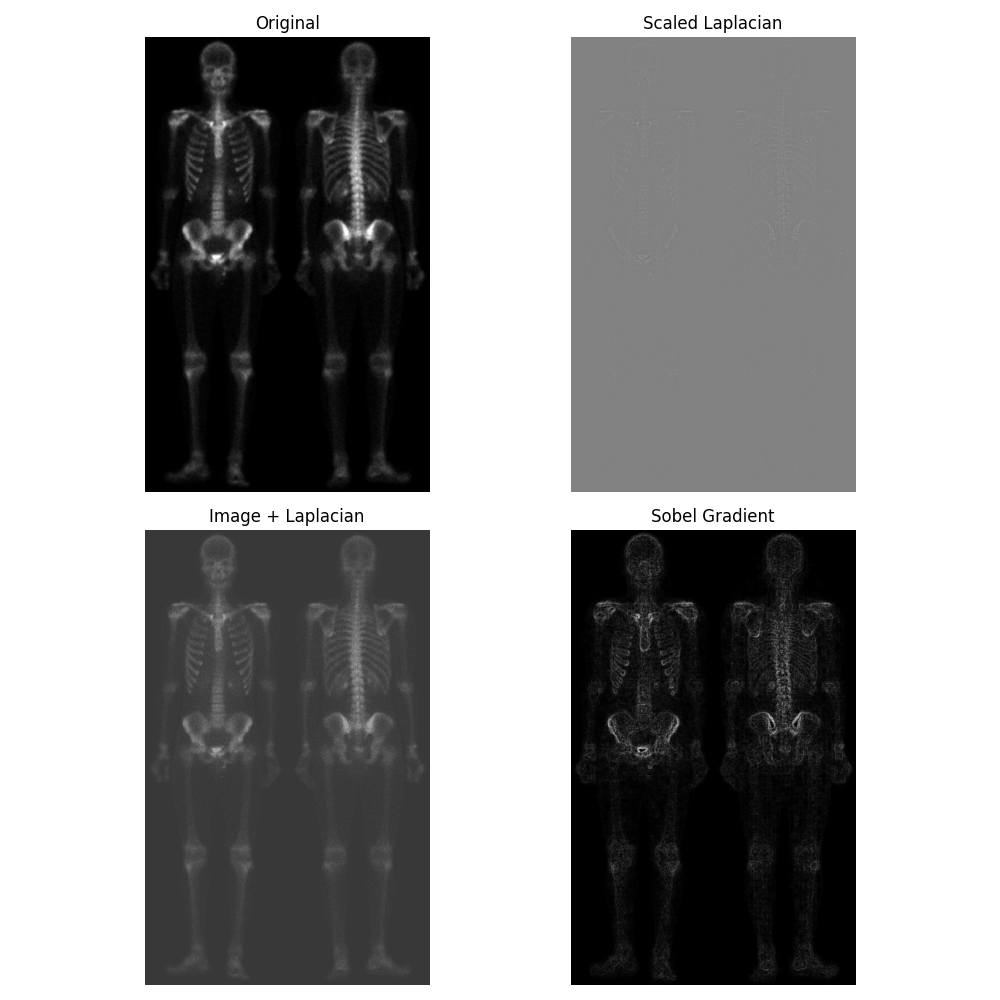

Here is the Python script that generated this plot:

import sys
import os
import numpy as np
import matplotlib.pyplot as plt
from skimage.io import imread
from skimage.util import img_as_float
from scipy.ndimage import correlate, uniform_filter
from libDIPUM.data_path import dip_data

print("Running Figure363 (Skeleton Bone Scan Enhancement)...")

# Image loading
img_path = dip_data('bonescan.tif')
f = imread(img_path)
if f.ndim == 3: f = f[:,:,0]

f = img_as_float(f)

# Laplacian
# w = [-1 -1 -1;-1 8 -1;-1 -1 -1];
w = np.array([[-1, -1, -1],
              [-1,  8, -1],
              [-1, -1, -1]])

# gL = imfilter(f, w, 'symmetric');
gL = correlate(f, w, mode='reflect')

# Image needs scaling for display (gLs)
# Replicate intScaling4e behavior: map min..max to 0..1 (or full range)
gLs = gL.copy()
gL_min, gL_max = gLs.min(), gLs.max()
if gL_max > gL_min:
    gLs = (gLs - gL_min) / (gL_max - gL_min)

# Sharpen
# gSharp = f + gL;
gSharp = f + gL
# Clip to verify valid range?
# Usually we don't clip intermediate results unless display.
# But later calculation uses gSharp.

# Sobel Gradient
# gx = [-1 -2 -1;0 0 0;1 2 1];
# gy = [-1 0 1;-2 0 2;-1 0 1];
gx = np.array([[-1, -2, -1],
               [ 0,  0,  0],
               [ 1,  2,  1]])
gy = np.array([[-1,  0,  1],
               [-2,  0,  2],
               [-1,  0,  1]])

# G = abs(imfilter(f, gx, 'symmetric')) + abs(imfilter(f, gy, 'symmetric'));
Gx = correlate(f, gx, mode='reflect')
Gy = correlate(f, gy, mode='reflect')
G = np.abs(Gx) + np.abs(Gy)

# Smooth gradient
# waverage = ones(5)/25
waverage = np.ones((5, 5)) / 25.0
Gaverage = correlate(G, waverage, mode='reflect')

# Product
# LG = gSharp.*Gaverage;
LG = gSharp * Gaverage

# Edge Enhanced
# gEE = f + LG;
gEE = f + LG

# Display
# Two figures in MATLAB script. We can combine into one large figure or save as two files.
# The script saves Figure363.png and Figure363Bis.png

# Figure 1
fig1, axes1 = plt.subplots(2, 2, figsize=(10, 10))
axes1 = axes1.flatten()

axes1[0].imshow(f, cmap='gray')
axes1[0].set_title('Original')
axes1[0].axis('off')

axes1[1].imshow(gLs, cmap='gray')
axes1[1].set_title('Scaled Laplacian')
axes1[1].axis('off')

axes1[2].imshow(gSharp, cmap='gray') # Might need clipping for display
axes1[2].set_title('Image + Laplacian')
axes1[2].axis('off')

axes1[3].imshow(G, cmap='gray')
axes1[3].set_title('Sobel Gradient')
axes1[3].axis('off')

plt.tight_layout()
plt.savefig('Figure363.png')
print("Saved Figure363.png")

# Figure 2
fig2, axes2 = plt.subplots(2, 2, figsize=(10, 10))
axes2 = axes2.flatten()

axes2[0].imshow(Gaverage, cmap='gray')
axes2[0].set_title('Smoothed Sobel Gradient')
axes2[0].axis('off')

axes2[1].imshow(LG, cmap='gray') # Might need clipping
axes2[1].set_title('ProductMask * Sharpened')
axes2[1].axis('off')

axes2[2].imshow(gEE, cmap='gray') # Might need clipping
axes2[2].set_title('Result (f + LG)')
axes2[2].axis('off')

# 4th subplot was gamma commented out
axes2[3].axis('off')

plt.tight_layout()
plt.savefig('Figure363Bis.png')
print("Saved Figure363Bis.png")

plt.show()
